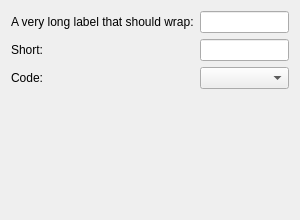
<?xml version="1.0" encoding="UTF-8"?>
<ui version="4.0"><class>Dialog</class><widget class="QDialog" name="Dialog"><property name="geometry"><rect><x>0</x><y>0</y><width>300</width><height>220</height></rect></property><property name="windowTitle"><string>Form long labels</string></property><layout class="QFormLayout" name="formLayout"><property name="rowWrapPolicy"><enum>QFormLayout::WrapLongRows</enum></property><item row="0" column="0"><widget class="QLabel" name="label_1"><property name="text"><string>A very long label that should wrap:</string></property></widget></item><item row="0" column="1"><widget class="QLineEdit" name="lineEdit_1"></widget></item><item row="1" column="0"><widget class="QLabel" name="label_2"><property name="text"><string>Short:</string></property></widget></item><item row="1" column="1"><widget class="QLineEdit" name="lineEdit_2"></widget></item><item row="2" column="0"><widget class="QLabel" name="label_3"><property name="text"><string>Code:</string></property></widget></item><item row="2" column="1"><widget class="QComboBox" name="comboBox_1"></widget></item></layout></widget></ui>
